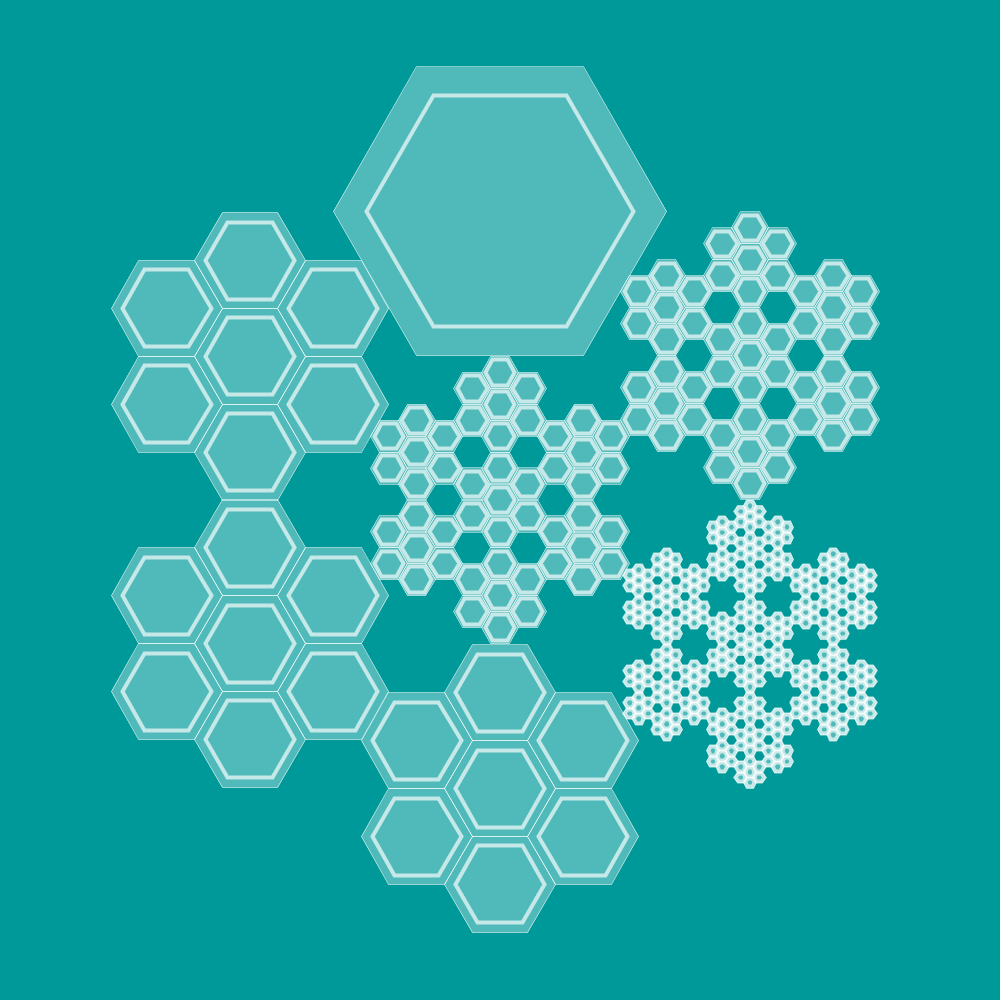
Frame 1 (no input)
Frame 60 (the mouse pressed at the canvas centre just before this capture): identical to frame 1, image omitted
Frame 120 (the mouse held since frame 60 and released just before this capture): identical to frame 1, image omitted

The Processing sketch that drew this single still picture (run headless with seeded random() and noise(); from frame 60 on, the mouse is pressed at the canvas centre):

// Processing sketch: Hexagon15fun3
// ── Hexagon15fun3.pde
float theta;
float inCircR = 86.6;
float inCircR2 = 173.2;
float dist = 150;
float r = 100;
float b = 1;
float c;
void setup(){
    size(1000,1000);
      background(0,153,153);
        translate(width/2,height/2);
callpol(0.6);
}
 void callpol(float c){       
fractal(0,0,100/c, 3);
fractal(-150/c, 86.2/c,100/c,2);
fractal(-150/c,-86.2/c ,100/c, 2);
fractal(0,173.2/c, 100/c, 2);
fractal( 0, -173.2/c, 100/c, 1);
fractal(150/c, 86.6/c,100/c, 4);
fractal(150/c,-86.6/c, 100/c, 3);

}
void draw(){

}


void polygon(float x, float y, float radius) {
  float angle = TWO_PI / 6;
    fill(255,255,255,80);
stroke(255);
strokeWeight(0.5);
  beginShape();

  for (float a = 0; a < TWO_PI; a += angle) {

    float sx = x + cos(a) * radius;
    float sy = y + sin(a) * radius;
    vertex(sx, sy);
  }
  endShape(CLOSE);
   
}


void polygon2(float x, float y, float radius) {
  float angle = TWO_PI / 6;
    
stroke(255,255,255,170);
strokeWeight(4);
noFill();
  beginShape();

  for (float a = 0; a < TWO_PI; a += angle) {

    float sx = x + cos(a) * radius;
    float sy = y + sin(a) * radius;
    vertex(sx, sy);
  }
  endShape(CLOSE);
}

void fractal(float x, float y, float r, float n){
      
      if(n == 1){
 
         polygon(x,y,r);
         polygon2(x,y,r*0.8);
  
      }
      else{
      
      float r2 = (r/3);

     fractal(x,y,r2,n-1);
     fractal(x+r/2,y+r/3.48,r2,n-1);
     fractal(x-r/2,y+r/3.48,r2,n-1);
     fractal(x+r/2,y-r/3.48,r2,n-1);
     fractal(x-r/2,y-r/3.48,r2,n-1);
     fractal(x,y+r/1.74,r2,n-1);
     fractal(x,y-r/1.74,r2,n-1);
  
  
      // 1
      // 0,0, 
      // 2
      //-150, 86.2, 
      // 3
      //-150,-86.2, 
      // 4
      // 0,173.2, 
      // 5
      // 0, -173.2, 
      // 6
      // 150, 86.6, 
      // 7
      // 150,-86.6, 
      // 100, 5);
          
    }
}
  
